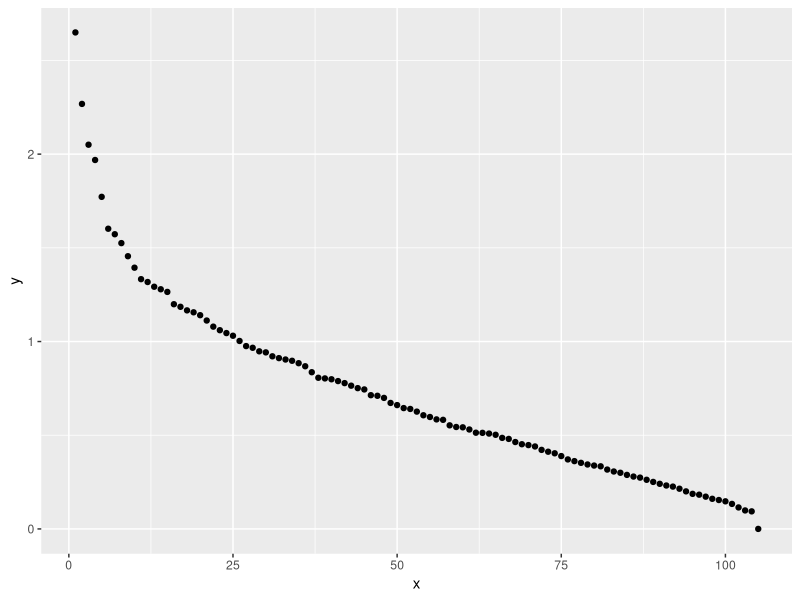

This figure's R source: (Note: this script raises an error after producing the figure.)

## Large Data sets - Matrix Factorization

library(tidyverse)
library(ggthemes)
library(dslabs)

## Related to Factor Analysis, PCA, and SVD
## 
## Using the movies dataset as a model we have:
## 
##    Y.ui = mu + b.i + b.u + e.ui
##    
##  The current model doesn't account for ratings patterns
##  that occur within groups of movies and groups of users.
##  
##  To uncover the patterns, we inspect the residuals:
##  
##      r.ui = y.ui - b.i.hat - b.hat.u
##  If the model sufficiently describes the underlying data
##  generating process, we would expect the residuals to be
##  randomly spread around 0. 
##  
##  If that's not the case, and a pattern is evident in the
##  graph of the residuals, then there is a source of variation
##  which you haven't accounted for in the model. 
##  
##  Matrix factorization let's us decompose a matrix so that
##  you identify the factors that account for the greatest 
##  amount of variation
 

## Movielens: Load Data ====
data("movielens")

## Movielens: Prep Data ====
movies.df <- 
  movielens |>
    filter(!is.na(movieId) | !is.na(title)) |>
    rename(release.year = year) |> 
    mutate(timestamp   = as.POSIXct(timestamp, origin = "1970-01-01"),
           review.year = lubridate::year(timestamp),
           review.week = lubridate::week(timestamp),
           review.day  = lubridate::wday(timestamp, label = TRUE))


# calculate the residuals of the model that was just built in regularization
# regularized <- read_csv("movie_regulized.csv")

## Select data for which the number of reviews > 49 & for users who have more than 250 reviews

# Define movies to keep
keep <- c("Godfather, The", "Godfather: Part II, The", "Goodfellas", "Ghost", "Titanic", 
          "Scent of a Woman")

data <- 
  movies.df |>
  group_by(userId)  |> filter(n() >= 250) |> ungroup() |>
  group_by(movieId) |> filter(n() >= 50 | title %in% keep) |>
  ungroup()

## cols = movies, rows = users
y <- 
  data |> 
  select(userId, movieId, rating) |>
  pivot_wider(names_from = movieId, values_from = rating) |>
  select(-userId)

colnames(y) <- 
  data |> select(movieId, title) |>
  distinct(movieId, .keep_all = T) |> 
  right_join(tibble(movieId = as.integer(colnames(y))), by = 'movieId') |>
  pull(title)

# remove the movie effect  
r <- sweep(y, 2, colMeans(y, na.rm = T))
# if there isn't a rating, assume it won't 
# be a good one
r[is.na(r)] <- -1
# remove the user effects
r <- r - rowMeans(r)

# Conduct a PCA
pca = prcomp(r)
dim(pca$x)
dim(pca$rotation)

## How does sdev with the 
## number of principle components
data.frame(x = 1:ncol(pca$x), 
           y = pca$sdev) |> 
  ggplot(aes(x,y)) + geom_point()


## Plot the first 2 principal components against each other
rotation <- 
  data.frame(pca$rotation) |> 
  mutate(title = rownames(pca$rotation)) |>
  select(title, PC1, PC2)

## What are the top 10 movies in each direction for PC1 and PC2. What does that tell us?
top.PC1 <- rotation |> slice_max(PC1, n = 10) 
bot.PC1 <- rotation |> slice_min(PC1, n = 10)
top.PC2 <- rotation |> slice_max(PC2, n = 10) 
bot.PC2 <- rotation |> slice_min(PC2, n = 10)

rotation |>
  ggplot(aes(PC1, PC2)) + 
  geom_point(shape = 21, col = "black", fill = cool.grey.80, size = 1.5) +
  geom_text(data = top.PC1, aes(x = PC1+0.005, y = PC2+0.005, label = title)) +
  geom_text(data = bot.PC1, aes(x = PC1+0.005, y = PC2+0.005, label = title)) +
  labs(title = "PC1 vs PC2",
       subtitle = "Labels represent range of top/bottom 10 movies for PC1",
       caption = "Data: Movielens") +
  theme_bw()

rotation |>
  ggplot(aes(PC1, PC2)) + geom_point() +
  geom_text(data = top.PC2, aes(x = PC1+0.005, y = PC2-0.005, label = title)) +
  geom_text(data = bot.PC2, aes(x = PC1+0.005, y = PC2+0.05, label = title)) +
  labs(title = "PC1 vs PC2",
       subtitle = "Labels represent range of top/bottom 10 movies for PC2",
       caption = "Data: Movielens") +
  theme_bw()
  

## Exercises: Student Data ====
## 
## We'll be exploring SVD in the following exercises using simulated data
## for 100 students in 24 different subjects

set.seed(1987)
n <- 100
k <- 8

Sigma = 64 * matrix(c(1.00, 0.75, 0.50, 
                      0.75 ,1.00, 0.50, 
                      0.50, 0.50, 1.00), 3, 3)
m <- MASS::mvrnorm(n, rep(0,3), Sigma)
m <- m[order(rowMeans(m), decreasing = T), ]

y <- m %x% matrix(rep(1, k), nrow = 1) + # %x% returns the kronecker product
  matrix(rnorm(matrix(n*k*3)), n, k*3)   # by multiplying by 1...we're essentially
                                         # repeating the matrix k times
colnames(y) <- c(paste(rep("Math",k), 1:k, sep="_"),
                 paste(rep("Science",k), 1:k, sep="_"),
                 paste(rep("Arts",k), 1:k, sep="_"))

## Function: my_image ====
my_image <- function(x, zlim = range(x), ...){
  colors = rev(RColorBrewer::brewer.pal(9, "RdBu"))
  cols <- 1:ncol(x)
  rows <- 1:nrow(x)
  image(cols, rows, t(x[rev(rows),,drop=FALSE]), xaxt = "n", yaxt = "n",
        xlab="", ylab="",  col = colors, zlim = zlim, ...)
  abline(h=rows + 0.5, v = cols + 0.5)
  axis(side = 1, cols, colnames(x), las = 2)
}

my_image(y, main = "Y")
my_image(cor(y), zlim = c(-1,1), main = "Correlations of Y")
axis(side = 2, 1:ncol(y), rev(colnames(y)), las = 2)


## Compute the sum of squares for columns of Y and store in ss_y
##

ssy = numeric(24)
for(i in 1:24){
  x = y[,i]
  a = mean(x)
  s = (x-a)^2
  ssy[i] <- sum(s)
}
ssy

ss_y <- apply(y, 2, \(col){
  sum((col-mean(col))^2)
})

ss_y <- (sweep(y, 2, colMeans(y))^2) |> colSums()
sum(ss_y)


data.frame(x = 1:24, y = ssy, y2 = ssyv) |>
  ggplot(aes(x = x)) + geom_point(aes(y = y))
data.frame(x = 1:24, y = ssy, y2 = ssyv) |>
  ggplot()+
  geom_point(aes(x = x, y = y2), shape = 21, fill = "orange", size = 1.5)

## Compute the Sum of Squares for YV
SVD  <- svd(y)
YV   <- SVD$u %*% diag(SVD$d)
UD   <- YV
ssyv <- 
  apply(YV, 2, \(x){
    sum((x-mean(x))^2)
    })
ss_ud <- apply(UD, 2, \(col){sum((col-mean(col))^2)})
sum(ss_ud)

# Proportion of variance accounted for
# by the first three eigenvalues
sum((SVD$d^2)[1:3])/sum((SVD$d)^2)

# UD
UD = SVD$u %*% diag(SVD$d)
UD1 = sweep(SVD$u, 2, SVD$d, FUN = "*")
identical(UD, UD1)

## Assertion: 
##  We don't have to compute the sum of squares for YV directly. They can be
##  found in the squared diagonal elements of D which are the eigenvalues associated
##  with the eigenvectors which make up the column space of Y'Y and YY'
##  
##  Can we verify this empirically?

D = sum((SVD$d)^2)
D; SS_YV; SS_Y
D-SS_YV

data.frame(x = (SVD$d)^2, y = (SVD$d)^2, z = ss_yv) |> 
  ggplot(aes(x,y)) + 
  geom_line() +
  geom_point(aes(x = x, y = z), 
             col = "red", 
             size = 3) +
  labs(title = "Sum of Squares of matrix YV\nVersus D^2") +
  theme_bw()


## What percentage of total variability is accounted for by the first 3 columns of YV?

sum(SVD$d[1:3]^2)/sum(SVD$d^2)

## use the sweep function to create UD without matrix multiplication or using diag(s$d)

UD = sweep(SVD$u, 2, SVD$d, FUN = "*")



## Compute student averages and plot against UD1
avg.stdnt <- rowMeans(y)
data.frame(avg = avg.stdnt, ud = UD[,1]) |> 
  ggplot(aes(ud, avg)) + geom_point()

## Plot U1 and then V1' using same yaxis lims
data.frame(x = 1:100, y1 = U[,1]) |>
  ggplot() +
  geom_point(aes(x, y1))+ 
  
  geom_point(data = 
         data.frame(x1 = 1:24,
                    y2 = t(V)[,1]),
         aes(x1, y2),
         shape = 21, 
         fill = "tomato",
         size = 3)

## Y = UDV.1
UD.v1 <- sweep(SVD$u[,1, drop = F], 2, SVD$d[1], FUN = "*") %*% t(SVD$v[,1,drop = F])

residuals <- y - UD.v1
my_image(y, main = "Y")
my_image(UD.v1, main = "Image of UD.V1")
my_image(residuals, main = "Residuals of Y = UDV.1")
my_image(cor(residuals), zlim = c(-1,1), main = "Image of Residual Correlations - UD.V1")


# Plot U2 and V2'
data.frame(x = 1:100, 
           y = U[,2]) |>
  ggplot() +
  geom_point(aes(x, y)) 

ggplot(data = 
         data.frame(x = 1:24, 
                         y = V[,2]))+
  geom_point(aes(x, y),
             shape = 21, fill = 'orange', size = 2)
## UD.v2 ====

UD.v2 <- sweep(SVD$u[,1:2, drop = F],2,SVD$d[1:2],FUN = "*")%*%t(V[,1:2,drop = F])
residuals.1 <- y - UD.v2

my_image(y, main = "Y")
my_image(UD.v2, main = "Image of UD.V2")
my_image(residuals.1, main = "Residuals of Y = UD.V2")
my_image(cor(residuals.1), zlim = c(-1,1), main = "Image of Residual Correlations- UD.V1")


## UD.v3 ====

UD.v3 <- sweep(SVD$u[,1:3, drop = F],2, SVD$d[1:3],FUN = "*")%*%t(V[,1:3,drop = F])
residuals.2 <- y - UD.v3

my_image(y, main = "Y")
my_image(UD.v3, main = "Image of UD.V3")
my_image(residuals.2, main = "Residuals of Y = UDV.1 + UDV.2 + UDV.3")
my_image(cor(residuals.2), main = "Image of Residual Correlations")
mean(residuals.2)

## UD.v4 ====

UD.v4 <- sweep(SVD$u[,1:4, drop = F],2,SVD$d[1:4],FUN = "*")%*%t(V[,1:4,drop = F])
residuals.3 <- y - UD.v4

my_image(y, main = "Y")
my_image(UD.v4, main = "Image of UD.V4")
my_image(residuals.3, main = "Residuals of Y = UDV4")
my_image(cor(residuals.3), main = "Image of Residual Correlations")
mean(residuals.3)




# +++++++++++++++++++++++++++ #
# Advanced - Movielens ====
# +++++++++++++++++++++++++++ #

# Movielens: Load Data ====
data("movielens")

movies <- 
  movielens |>
  rename(release.year = year) |> 
  # Convert timestamp to datetime object
  # and extract the day, week, year of the review
  mutate(timestamp   = as.POSIXct(timestamp, origin = "1970-01-01"),
         review.year = lubridate::year(timestamp),
         review.week = lubridate::week(timestamp),
         review.day  = lubridate::wday(timestamp, label = TRUE))

## The resulting wide matrix is very, very large, so we need to take a sample
## Restrict the analysis to movies with more than 5 ratings and users with more
## than 50 ratings. 

movies <- 
  movies |> group_by(userId) |> filter(n() >= 50) |> ungroup() |>
  group_by(movieId) |> filter(n() >= 5 ) |> ungroup()

test.idx <- caret::createDataPartition(movies$rating, p = 0.30, list = F)
test <- movies[test.idx, ]
train <- movies[-test.idx, ]

# Ensure that movies that are in train, are in test
test <- semi_join(test, train, by = "movieId")
train <- semi_join(train, test, by = "movieId")

y.train.all <- 
  train |> 
  select(movieId, userId, rating) |>
  pivot_wider(names_from = movieId, values_from = rating)

y.train <- 
  train |> 
  select(movieId, userId, rating) |>
  pivot_wider(names_from = movieId, values_from = rating) |>
  select(-userId) |>
  as.matrix()

colnames(y.train) <-
  movies |> 
  select(movieId, title) |>
  distinct(movieId, .keep_all = T) |> 
  right_join(tibble(movieId = as.integer(colnames(y.train))), by = 'movieId') |> 
  pull(title)

# sweep out the column and user effects and we're left with residuals
y <- sweep(y.train, 2, colMeans(y.train, na.rm = T))
y <- sweep(y.train, 1, rowMeans(y.train, na.rm = T))
y |> head(c(5,5)) 

y1 <- y.train
y1[is.na(y1)] <- -1
y1 <- sweep(y1, 2, colMeans(y1, na.rm = T))
y1 <- sweep(y1, 1, rowMeans(y1, na.rm = T))
y1 |> head(c(5,5))

## Select some movies
keep <- c("Godfather, The", "Godfather: Part II, The", "Goodfellas", "Ghost", 
          "Scent of a Woman")
which(colnames(y1) %in% keep)

y1.small <- y1[, which(colnames(y1) %in% keep)]
